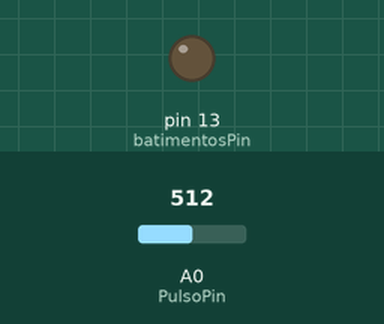
Recording of a sketch running on a simulated Arduino Uno, built with avr-gcc and run on an emulated ATmega328P. Parts: output pins drawn as LEDs (lit = HIGH). Inputs (shaded band) come from the test bench; at power-on: A0 (PulsoPin) = 512.

Above: at 1.2 s.
1.3 s: A0 (PulsoPin) set to 529
At 1.6 s:
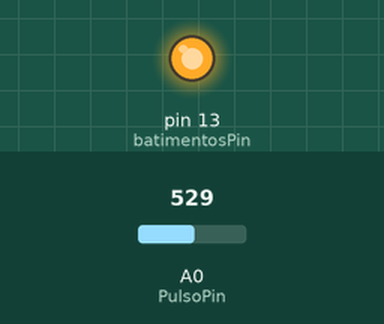
2.8 s: A0 (PulsoPin) set to 511
At 4.0 s:
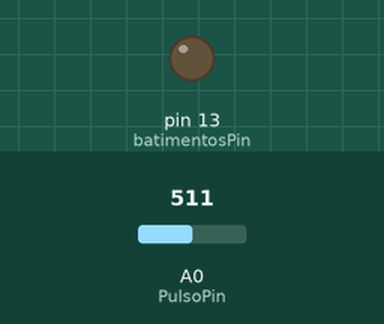
4.3 s: A0 (PulsoPin) set to 535
At 5.0 s:
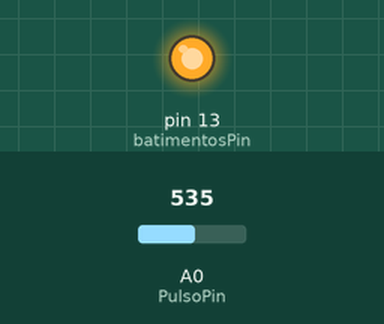
Timing chart, 0 to 7.3 s (numbered marks = the images above; inputs shaded):
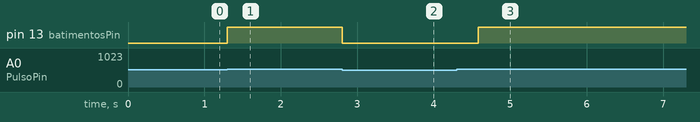

The sketch:

cardiodog.ino
```cpp
/**
Matheus Silva Cardoso -
Analise e Desenvolvimento de Sistemas - Faculdade de Tecnologia de Franca - Thomaz Novelino

Agradecimento a comunidade Pulso Sensor, por tirar duvidas e auxiliar na construçao do codigo!

**/
#include <LiquidCrystal.h> // incluindo a biblioteca do Display lcd 16x2

//  Variaveis
int PulsoPin = 0;                 // Pulse Sensor fio preto conectado ao pino analogico A0
int batimentosPin = 13;                // pino para piscar o led a cada Batida(13)

LiquidCrystal lcd(12, 11, 5, 4, 3, 2); //definindo os pinos que serao utilizados no display LCD 16X2

//Variaveis voláteis, usadas na rotina do serviço de interrupçao.

volatile int BPM;                   // int que contem o valor analogico bruto(A0), atualizado a cada 2mS
volatile int Sinal;                // contem os dados brutos recebido
volatile int IBI = 600;             // int que contém o intervalo de tempo entre batimentos! //dado fornecido pela Pulso sensor
volatile boolean Pulso = false;     // "True" quando detecta-se a pulsação do coração. "False" quando não encontra uma.
volatile boolean QS = false;        // Torna-se "True" quando o Arduino encontra o pulso


static boolean serialVisual = true;   // Para Visualizar no Monitor Serial

volatile int ultimosVal[10];                      // Utilizada para guardar os últimos dez valores de IBI
volatile unsigned long contadorPulso = 0;          // Utilizada para determinar o tempo de pulso
volatile unsigned long ultimaBatida = 0;           // Utilizada para encontrar o IBI
volatile int P = 512;                      // Usado para encontrar o P da onda de pulso //dado disponibilizado pela Pulso sensor
volatile int T = 512;                     // Usada para encontrar o T da onda de pulso //dado disponibilizado pela Pulso sensor
volatile int thresh = 525;                // Usada para encontrar o momento exato do batimento cardiaco //dado disponibilizado pela Pulso sensor
volatile int amplitude = 100;                   // Usada para manter a amplitudelitude na onda de pulso //dado disponibilizado pela Pulso sensor
volatile boolean primeiraBatida = true;        // usado para começar com BPM rasoavel
volatile boolean segundaBatida = false;      // usado para começar com BPM rasoavel


void setup()
{
  pinMode(batimentosPin,OUTPUT);         // Piscara de a acordo ao encontrar os batimentos
  Serial.begin(115200);             // Fazendo acontecer rapido, caso perca os batimentos, reassume rapidamente! //baud = bits por segundo
  interrupcao();                 // Le o sinal de pulso a cada 2mS da interrupcao

}


//  Aqui a Magica Acontece
void loop()
{
   saidaSerial();

  if (QS == true) // Frequencia Cardiaca Encontrada
    {
      // BPM e IBI foram determinados
      // Coloca "QS" em verdadeiro automaticamente quando encontra um Batimento
      quandoABatidaAcontece(); // Uma pulsaçao aconteceu, mandando para a Serial
      QS = false; // reseta a Quantified Self flag para a proxima chamada
    }

  delay(20);
}


void interrupcao(){
  // Inicializa Timer2 para lançar uma interrupção a cada 2mS.
  // Disponibilizada pela Pulse Sensor
  TCCR2A = 0x02;     // Disabilita PWM nos pinos Digitais 3 e 11 e entra no modo CTC
  TCCR2B = 0x06;     // Nao força a comparar, 1/256 PRESCALER
  OCR2A = 0X7C;      // AJUSTE A PARTE SUPERIOR DO CONTATO PARA 124 PARA A TAXA DE AMOSTRA 500Hz
  TIMSK2 = 0x02;     // HABILITA A INTERRUPÇAO na partida entre o TIMER2 e OCR2A
  sei();             // Habilita as interrupçoes
}

void saidaSerial()
{   // Decide qual saida Serial
 if (serialVisual == true)
  {
     monitorSerial('-', Sinal);   // Vai para a funço do Monitor Serial
  }
 else
  {
      enviarDadosparaSerial('S', Sinal);     // vai para funçao enviarDadosparaSerial
   }
}

void quandoABatidaAcontece()
{
 if (serialVisual == true) //  Codigo q faz o monitor serial funcionar
   {
     Serial.print("*** Batimento Cardiaco Encontrado *** ");  //APARECE NO MONITOR SERIAL
     Serial.print("BPM: ");
     Serial.println(BPM);
     lcd.clear();
     lcd.print("BPM: ");
     lcd.print(BPM);
   }
 else
   {
     enviarDadosparaSerial('B',BPM);   // envia os batimentos cardíacos com um prefixo 'B'
     enviarDadosparaSerial('Q',IBI);   // envia o tempo entre batidas com um prefixo 'Q'
   }
}

 void monitorSerial(char symbol, int data )
{
  const int sensorMin = 0;      // minimo do sensor, disponibilizado pela Pulso sensor
  const int sensorMax = 1024;    // maximo do sensor, disponibilizado pela Pulso sensor
  int lendoSensor = data; // mapeie o alcance do sensor para um intervalo de 12 opções:
  int range = map(lendoSensor, sensorMin, sensorMax, 0, 11);
  /** imprime algo diferente dependendo do valor de alcance
  switch (range)
  {
    case 0:
      Serial.println("");     /////APARECE NO MONITOR SERIAL de acordo com o alcance do sensor
      break;
    case 1:
      Serial.println("---");
      break;
    case 2:
      Serial.println("------");
      break;
    case 3:
      Serial.println("---------");
      break;
    case 4:
      Serial.println("------------");
      break;
    case 5:
      Serial.println("--------------|-");
      break;
    case 6:
      Serial.println("--------------|---");
      break;
    case 7:
      Serial.println("--------------|-------");
      break;
    case 8:
      Serial.println("--------------|----------");
      break;
    case 9:
      Serial.println("--------------|----------------");
      break;
    case 10:
      Serial.println("--------------|-------------------");
      break;
    case 11:
      Serial.println("--------------|-----------------------");
      break;
  }
**/
}


void enviarDadosparaSerial(char symbol, int data )
{
   Serial.print(symbol);
   Serial.println(data);
}

ISR(TIMER2_COMPA_vect) //disparada quando Timer2 contou 124 //Rotina de Interrupçao //PulseSensor
{
  cli();                                      // desativa as interrupçoes;
  Sinal = analogRead(PulsoPin);              // le o sensor de pulso
  contadorPulso += 2;                         // acompanha o tempo em mS
  int N = contadorPulso - ultimaBatida;       // monitora o tempo desde a ultima pulsacao

  //  encontra o P e velocidade da onda de pulso
  if(Sinal < thresh && N > (IBI/5)*3) // evita uma pulsaçao dupla esperando 3/5 do ultimo IBI
    {
      if (Sinal < T) // T e a baixa da onda de pulsacao
      {
        T = Sinal; // acompanha o ponto mais baixo da onda de pulso
      }
    }

  if(Sinal > thresh && Sinal > P)
    {          // thresh condition helps avoid noise
      P = Sinal;                             // P e o P da onda de pulso
    }                                        // acompanha o ponto mais alto da onda de pulso

  //  Agora vamos procurar o batimento cardiaco
  // O sinal aumenta de valor sempre que há um pulso
  if (N > 250)
  {                                   // Evita uma pulsaçao muito alta
    if ( (Sinal > thresh) && (Pulso == false) && (N > (IBI/5)*3) )
      {
        Pulso = true;                               // Define para True, quando acha que encontrou um batimento
        digitalWrite(batimentosPin,HIGH);                // Liga o Led do pino 13
        IBI = contadorPulso - ultimaBatida;         // mede o tempo entre os batimentos em mS
        ultimaBatida = contadorPulso;               // acompanha o tempo para o proximo batimento

        if(segundaBatida)
        {                        // se esta for a segunda batida, segundaBatida == TRUE
          segundaBatida = false;                  // limpa a variavel segundaBatida
          for(int i=0; i<=9; i++) //  total de execução para obter um BPM realista na inicialização
          {
            ultimosVal[i] = IBI;
          }
        }

        if(primeiraBatida) //Se é a primeira vez que encontramos uma batida, primeiraBatida == TRUE
        {
          primeiraBatida = false;                   // limpa primeiraBatida
          segundaBatida = true;                   // define a segunda batida como apta
          sei();                               // habilita as interrupçoes novamente
          return;                              // Se o valor do IBI nao e valido, entao descarte
        }

      // mantenha um total dos últimos 10 valores IBIs
      word medicaoTotal = 0;                  // limpa a variavel medicaoTotal

      for(int i=0; i<=8; i++)
        {                // mudando os dados em ultimosVal
          ultimosVal[i] = ultimosVal[i+1];                  // retira o valor de IBI mais antigo
          medicaoTotal += ultimosVal[i];              // Adiciona os 9 valores de IBI mais antigos
        }

      ultimosVal[9] = IBI;                          // adiciona o IBI a matriz
      medicaoTotal += ultimosVal[9];                // adiciona o ultimo IBI ao medicaoTotal
      medicaoTotal /= 10;                     // média dos últimos 10 valores IBI
      BPM = 60000/medicaoTotal;               // quantos batimentos podem se encaixar em um minuto? Isso é BPM!
      QS = true;
      // QS FLAG nao esta apurado dentro do ISR
    }
  }

  if (Sinal < thresh && Pulso == true)
    {   //Quando os valores estao baixando, a medicao acabou
      digitalWrite(batimentosPin,LOW);            // desligue o pino 13 do  LED
      Pulso = false;                         // limpa a variavel Pulso para que ela possa receber um novo valor
      amplitude = P - T;                           // obtem a amplitudelitude da onda de pulso
      thresh = amplitude/2 + T;                    // ajusta o intervalo em 50% da amplitudelitude
      P = thresh;                            // reinicia para a proxima mediçao
      T = thresh;
    }

  if (N > 2500)
    {                           // Se ocorrer 2,5 segundos sem um batimento
      thresh = 512;                          // volte thresh para o padrao
      P = 512;                               // volte P para o padrao
      T = 512;                               // volte T para o padrao
      ultimaBatida = contadorPulso;          // atualize o ultimaBatida
      primeiraBatida = true;                      // definindo para evitar interferencia
      segundaBatida = false;                    //quando recuperamos o pulso
    }

  sei();                                   // Ativa as interrupçoes quando terminar
}// fim do isr
```

Measured:
- the behaviour switches between 512 and 513 on A0 (PulsoPin) (found by bisection; images 0 and 1)
- after the input at 1.3 s, pin 13 (batimentosPin): LOW → HIGH at once
- after the input at 2.8 s, pin 13 (batimentosPin): HIGH → LOW at once
- after the input at 4.3 s, pin 13 (batimentosPin): LOW → HIGH after 0.28 s
